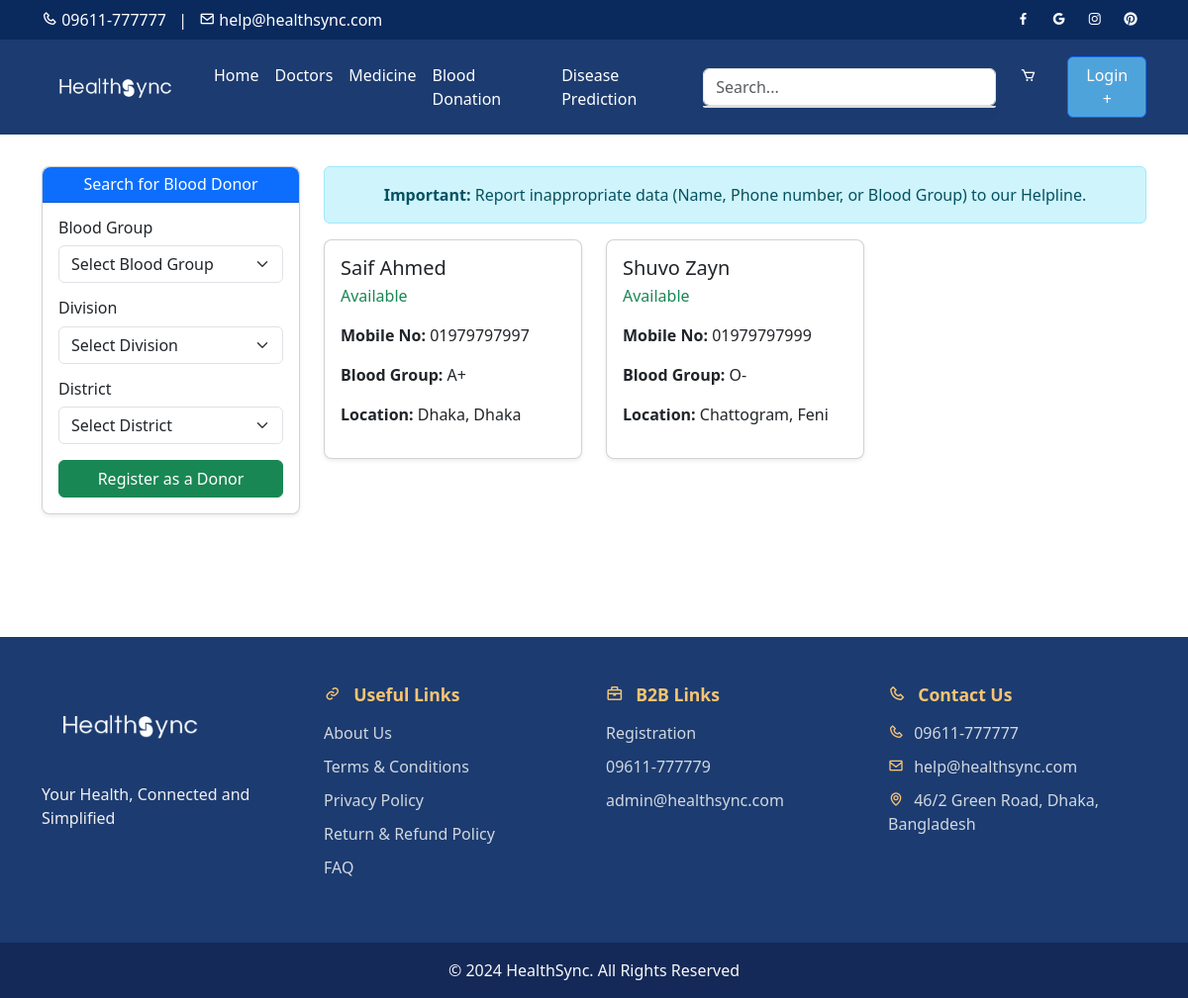
Page /blood-donors/ on the committed database.
### core/models.py (models this page shows, shortened)
class BloodDonor(models.Model):
    name = models.CharField(max_length=100, default='Anonymous')
    mobile_number = models.CharField(max_length=15, blank=True, null=True)
    blood_group = models.CharField(max_length=5)
    division = models.CharField(max_length=100)
    district = models.CharField(max_length=100)

### core/views.py (the view)
# urls.py: path('blood-donors/', views.donor_view, name='donors'),  # List of blood donors
def donor_view(request):
    donors = BloodDonor.objects.all()
    return render(request, 'donation.html', {'donors': donors})

### core/templates/donation.html (shortened to what this page needs)
{% extends "base.html" %}
{% block content %}
<div class="container py-5">
    <div class="row">
        <div class="col-md-3">
            <div class="card shadow-sm mb-3" style="border-radius: 8px;">
                <div class="card-header bg-primary text-white text-center py-2" style="border-radius: 8px 8px 0 0;">
                    <h6 class="mb-0">Search for Blood Donor</h6>
                </div>
                <div class="card-body">
                    <div class="mb-3">
                        <h6>Blood Group</h6>
                        <select class="form-select" id="searchBloodGroup" onchange="filterDonors()">
                            <option value="">Select Blood Group</option>
                        </select>
                    </div>
                    <div class="mb-3">
                        <h6>Division</h6>
                        <select class="form-select" id="searchDivision" onchange="updateDistricts('search'); filterDonors()" required>
                            <option value="">Select Division</option>
                        </select>
                    </div>
                    <div class="mb-3">
                        <h6>District</h6>
                        <select class="form-select" id="searchDistrict" onchange="filterDonors()" required>
                            <option value="">Select District</option>
                        </select>
                    </div>
                    <button class="btn btn-success w-100" data-bs-toggle="modal" data-bs-target="#registerDonorModal">Register as a Donor</button>
                </div>
            </div>
        </div>
        <div class="col-md-9">
            <div class="alert alert-info text-center" role="alert">
                <strong>Important:</strong> Report inappropriate data (Name, Phone number, or Blood Group) to our Helpline.
            </div>
            <div class="row" id="donorList">
                {% if donors %}
                    {% for donor in donors %}
                        <div class="col-md-6 col-lg-4 mb-4 donor-card" data-blood-group="{{ donor.blood_group }}" data-division="{{ donor.division }}" data-district="{{ donor.district }}">
                            <div class="card h-100 shadow-sm" style="border-radius: 8px;">
                                <div class="card-body">
                                    <h5 class="card-title mb-1">{{ donor.name }}</h5>
                                    <p class="text-success">Available</p>
                                    <p><strong>Mobile No:</strong> {{ donor.mobile_number }}</p>
                                    <p><strong>Blood Group:</strong> {{ donor.blood_group }}</p>
                                    <p><strong>Location:</strong> {{ donor.division }}, {{ donor.district }}</p>
                                </div>
                            </div>
                        </div>
                    {% endfor %}
                {% else %}
                    <div class="col-12">
                        <p class="text-center">No blood donors available at the moment.</p>
                    </div>
                {% endif %}
            </div>
        </div>
    </div>
</div>
{% endblock %}

### core/templates/base.html (style rules this page uses)
body, html { display: flex; flex-direction: column; min-height: 100vh; margin: 0; }

### rows in the picture
BloodDonor: name "Saif Ahmed", mobile_number "01979797997", blood_group "A+", division "Dhaka", district "Dhaka"
BloodDonor: name "Shuvo Zayn", mobile_number "01979797999", blood_group "O-", division "Chattogram", district "Feni"
